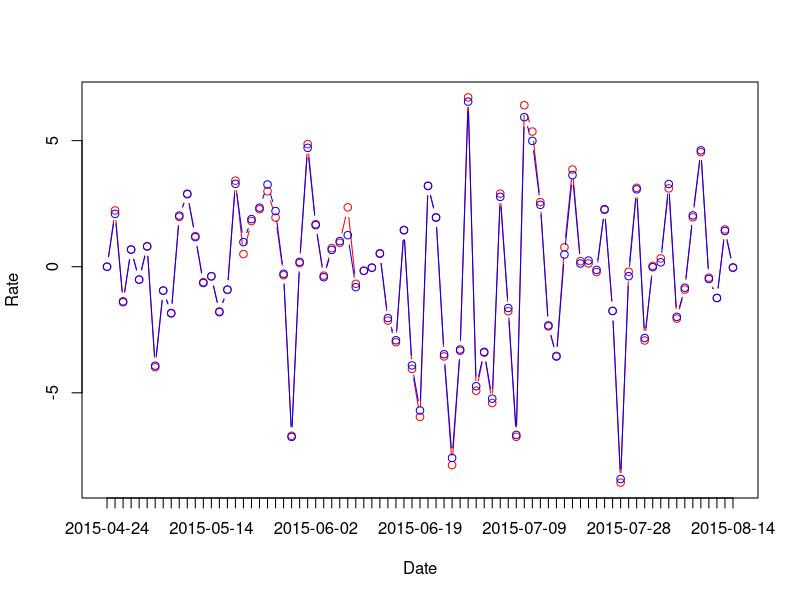
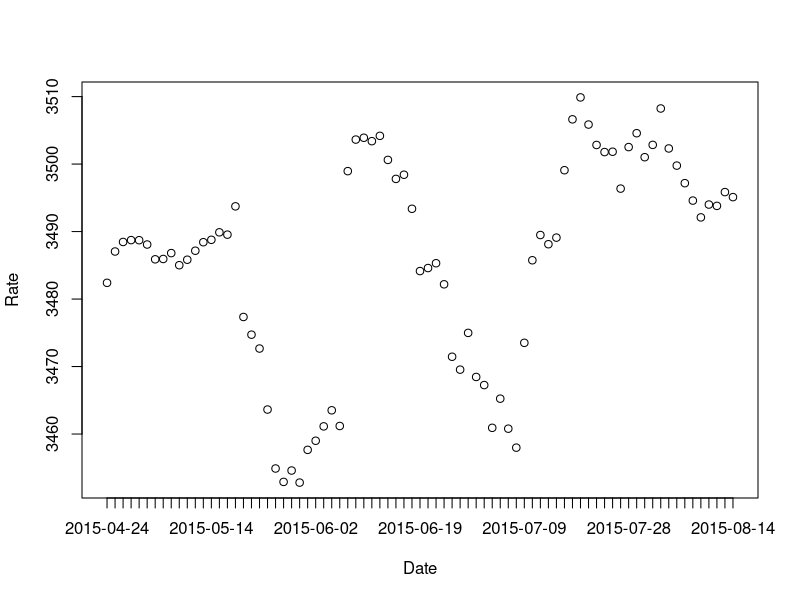
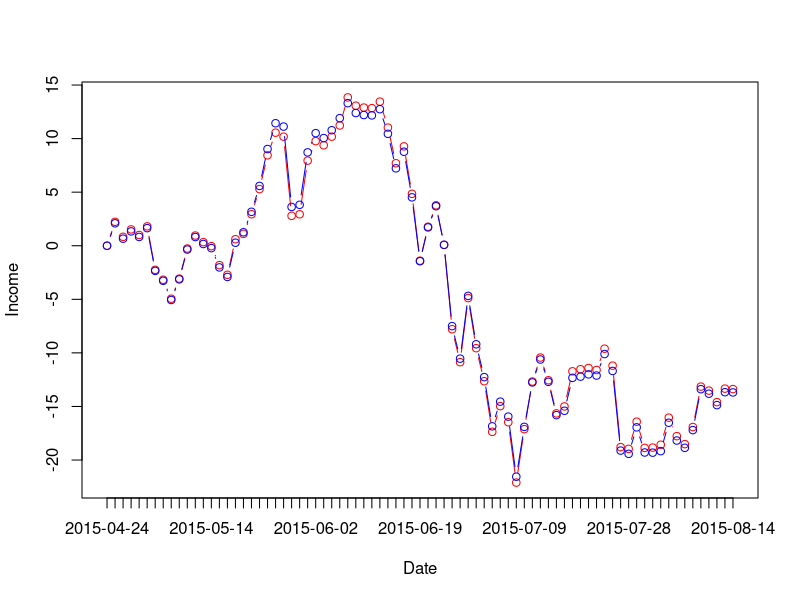

The R script that drew these images, in order:
hs300 <- read.table("hs300.csv", sep=',', header=TRUE, stringsAsFactors=FALSE)
hs300 <- na.omit(hs300)
hs300$Date <- as.Date(hs300$Date, "%Y-%m-%d")
hs300 <- hs300[order(hs300$Date),]

for (i in 2:length(hs300$Date)) hs300[i, "IndexRate"] <- (hs300[i, "Close"] / hs300[i - 1, "Close"] - 1) * 100
hs300[1, "IndexRate"] <- 0
for (i in 2:length(hs300$Date)) hs300[i, "FundRate"] <- (hs300[i, "Net"] / hs300[i - 1, "Net"] - 1) * 100
hs300[1, "FundRate"] <- 0

plot(hs300$IndexRate, type='b', col='red', xaxt='n', xlab='Date', ylab='Rate')
lines(hs300$FundRate, type='b', col='blue')
axis(1, 1:length(hs300$Date), labels=hs300$Date)

hs300$FixRate <- hs300$Close/hs300$Net
dev.new()
plot(hs300$FixRate, xaxt='n', xlab='Date', ylab='Rate')
axis(1, 1:length(hs300$Date), labels=hs300$Date)

start <- 1
hs300$IndexIncome <- (hs300$Close / hs300[start, 'Close'] - 1) * 100
hs300$FundIncome <- (hs300$Net /hs300[start, 'Net'] - 1) * 100
max4p <- max(hs300$IndexIncome, hs300$FundIncome)
min4p <- min(hs300$IndexIncome, hs300$FundIncome)
dev.new()
plot(hs300$IndexIncome, type='b', col='red', xaxt='n', xlab='Date', ylab='Income', ylim=c(min4p, max4p))
lines(hs300$FundIncome, type='b', col='blue')
axis(1, 1:length(hs300$Date), labels=hs300$Date)
